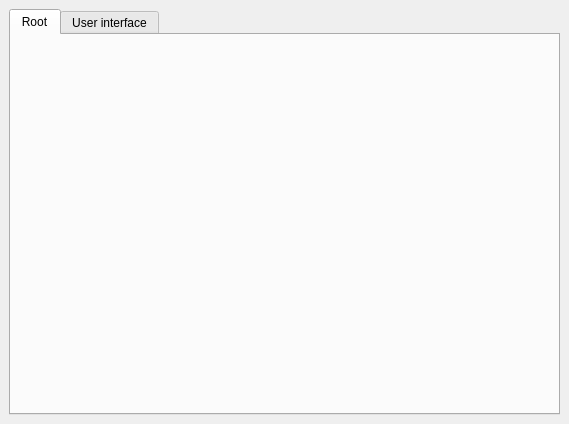
<?xml version="1.0" encoding="UTF-8"?>
<ui version="4.0">
 <class>ProgramContainer</class>
 <widget class="QDockWidget" name="ProgramContainer">
  <property name="geometry">
   <rect>
    <x>0</x>
    <y>0</y>
    <width>569</width>
    <height>424</height>
   </rect>
  </property>
  <property name="sizePolicy">
   <sizepolicy hsizetype="Expanding" vsizetype="Expanding">
    <horstretch>0</horstretch>
    <verstretch>0</verstretch>
   </sizepolicy>
  </property>
  <property name="minimumSize">
   <size>
    <width>256</width>
    <height>256</height>
   </size>
  </property>
  <property name="features">
   <set>QDockWidget::AllDockWidgetFeatures</set>
  </property>
  <property name="allowedAreas">
   <set>Qt::TopDockWidgetArea</set>
  </property>
  <widget class="QWidget" name="dockWidgetContents">
   <property name="sizePolicy">
    <sizepolicy hsizetype="Expanding" vsizetype="Expanding">
     <horstretch>0</horstretch>
     <verstretch>0</verstretch>
    </sizepolicy>
   </property>
   <layout class="QHBoxLayout" name="horizontalLayout">
    <item>
     <widget class="QTabWidget" name="tabWidget">
      <property name="currentIndex">
       <number>0</number>
      </property>
      <widget class="QWidget" name="root">
       <property name="sizePolicy">
        <sizepolicy hsizetype="Expanding" vsizetype="Expanding">
         <horstretch>0</horstretch>
         <verstretch>0</verstretch>
        </sizepolicy>
       </property>
       <attribute name="title">
        <string>Root</string>
       </attribute>
      </widget>
      <widget class="QWidget" name="user_interface">
       <property name="sizePolicy">
        <sizepolicy hsizetype="Expanding" vsizetype="Expanding">
         <horstretch>0</horstretch>
         <verstretch>0</verstretch>
        </sizepolicy>
       </property>
       <attribute name="title">
        <string>User interface</string>
       </attribute>
      </widget>
     </widget>
    </item>
   </layout>
  </widget>
 </widget>
 <resources/>
 <connections/>
</ui>
